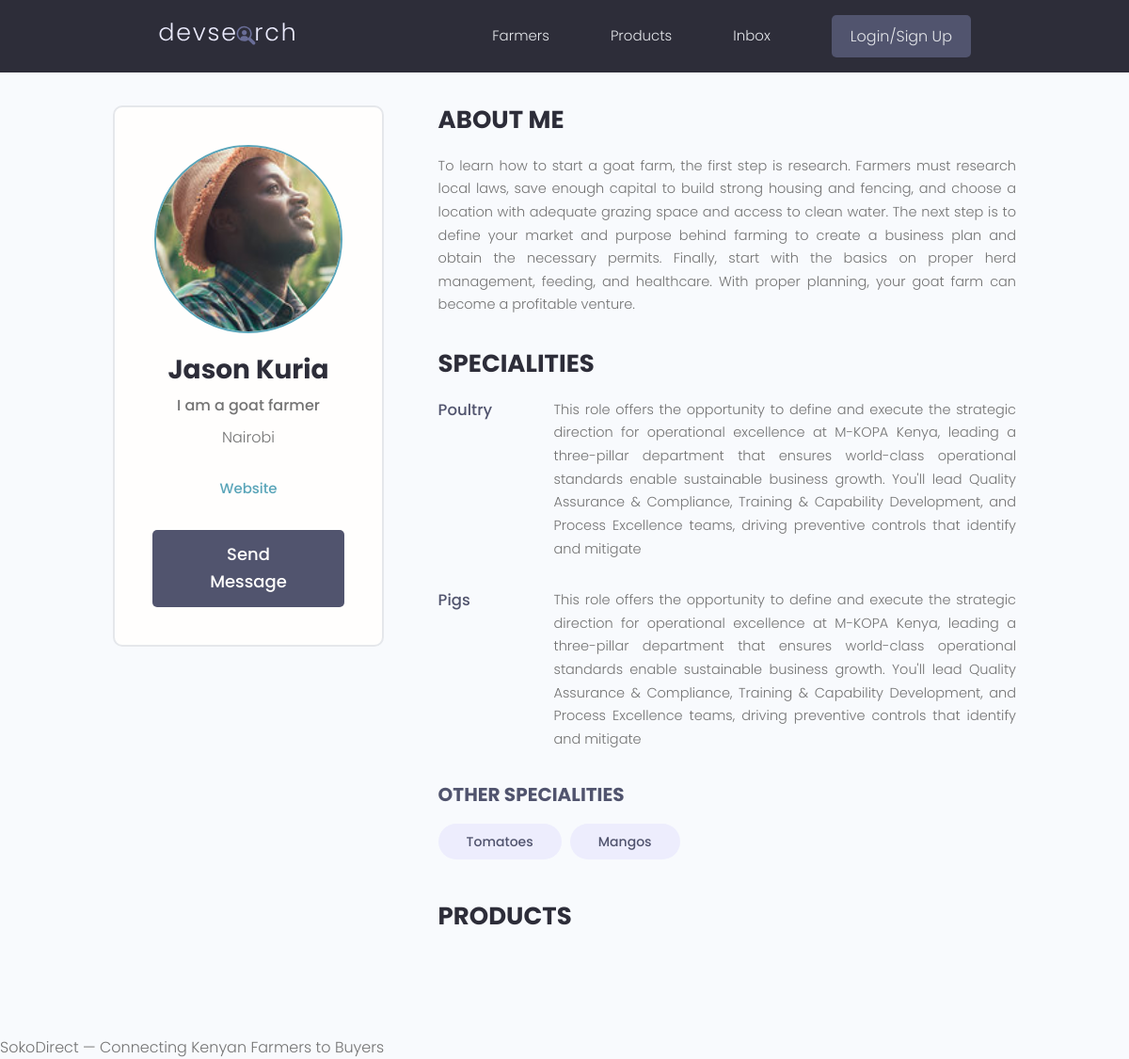
The app's page /profile/9a0ec94b-fad6-4f8f-9d78-e1e262b929e2/ with its own data.
### users/models.py (models this page shows, shortened)
class Profile(models.Model):
    user = models.OneToOneField(
        User,
        on_delete=models.CASCADE,
        null=True, blank=True
    )
    name = models.CharField(max_length=200, null=True, blank=True)
    email = models.EmailField(max_length=500, null=True, blank=True)
    username = models.CharField(max_length=200, null=True, blank=True)
    short_intro = models.CharField(max_length=200, blank=True, null=True)
    bio = models.TextField(null=True, blank=True)
    profile_image = models.ImageField(
        null=True, blank=True,
        upload_to='profiles/',
        default='profiles/user-default.png'
    )
    county = models.ForeignKey(
        'products.County',    # referencing County from products app
        on_delete=models.SET_NULL,
        null=True, blank=True
    )
    specialities = models.ManyToManyField('Speciality', blank=True)
    phone = models.CharField(max_length=20, null=True, blank=True)
    whatsapp_link = models.CharField(max_length=500, null=True, blank=True)
    website = models.CharField(max_length=500, null=True, blank=True)
    social_twitter = models.CharField(max_length=200, null=True, blank=True)
    youtube = models.CharField(max_length=200, null=True, blank=True)
    created = models.DateTimeField(auto_now_add=True)
    id = models.UUIDField(
        default=uuid.uuid4, unique=True,
        primary_key=True, editable=False
    )

class Speciality(models.Model):
    owner = models.ForeignKey(
        Profile,
        on_delete=models.CASCADE,
        null=True, blank=True
    )
    name = models.CharField(max_length=200, blank=True, null=True)
    description = models.TextField(null=True, blank=True)
    created = models.DateTimeField(auto_now_add=True)
    id = models.UUIDField(
        default=uuid.uuid4, unique=True,
        primary_key=True, editable=False
    )
    def __str__(self):
        return self.name

### products/models.py (models this page shows)
class County(models.Model):
    name = models.CharField(max_length=200)  # e.g. Nairobi, Mombasa, Nakuru
    created = models.DateTimeField(auto_now_add=True)
    id = models.UUIDField(default=uuid.uuid4, unique=True,
                          primary_key=True, editable=False)
    def __str__(self):
        return self.name
    class Meta:
        verbose_name_plural = 'Counties'

### users/views.py (the view)
# urls.py: path('profile/<str:pk>/', views.user_Profile, name='user_profile'),
def user_Profile(request, pk):
    profile = Profile.objects.get(id=pk)
    topSpeciality = profile.speciality_set.exclude(description__exact="")
    otherSpeciality = profile.speciality_set.filter(description="")
    context = {'profile': profile, 'topSpeciality': topSpeciality,
               'otherSpeciality': otherSpeciality}
    return render(request, 'users/user-profile.html', context)

### users/templates/users/user-profile.html (shortened to what this page needs)
{% extends 'main.html' %}
{% block content %}
  <main class="profile my-md">
    <div class="container">
      <div class="layout">
        <div class="column column--1of3">
          <div class="card text-center">
            <div class="card__body dev">
              <img class="avatar avatar--xl" src="{{ profile.profile_image.url }}" />
              <h2 class="dev__name">{{profile.name}}</h2>
              <p class="dev__title">{{profile.short_intro}}</p>
              <p class="dev__location">{{profile.county}}</p>
              <ul class="dev__social">
                {% if profile.website %}
                    <li><a href="{{ profile.website }}">Website</a></li>
                {% endif %}
              </ul>
              <a href="#" class="btn btn--sub btn--lg">Send Message </a>
            </div>
          </div>
        </div>
        <div class="column column--2of3">
          <div class="devInfo">
            <h3 class="devInfo__title">About Me</h3>
            <p class="devInfo__about">{{profile.bio}}</p>
          </div>
          <div class="devInfo">
            <h3 class="devInfo__title">Specialities</h3>
            <div class="devInfo__skills">
              {% for speciality in topSpeciality %}
              <div class="devSkill">
                <h4 class="devSkill__title">{{speciality.name}}</h4>
                <p class="devSkill__info">{{speciality.description}}
                </p>
              </div>
              {% endfor %}
              <h3 class="devInfo__subtitle">Other Specialities</h3>
              <div class="devInfo__otherSkills">
                {% for speciality in otherSpeciality %}
                <span class="tag tag--pill tag--sub tag--lg">
                  <small>{{speciality}}</small>
                </span>
                {% endfor %}
              </div>
            </div>
          </div>
          <div class="devInfo">
            <h3 class="devInfo__title">Products</h3>
          </div>
        </div>
      </div>
    </div>
  </main>
{% endblock content %}

### static/styles/app.css (style rules this page uses)
:root { --color-sub: #2d2d39; }
.btn--sub { background-color: var(--color-sub-light); }
.card { border: 2px solid var(--color-light); }
img { width: 100%; }
.profile .card > .dev { padding: 4rem; }
.dev__name { color: var(--color-sub); font-size: 2.8rem; font-weight: 700; margin-top: 1rem; margin-bottom: 0.5rem; }
.dev__title { font-size: 1.6rem; font-weight: 500; line-height: 1.3; }
.dev__location { margin-top: 1rem; }
.dev__social { margin: 3rem 0; list-style: none; display: flex; justify-content: center; gap: 1.5rem; }
.devInfo { margin-bottom: 3rem; }
.devInfo__title, .devInfo__subtitle { font-size: 2.6rem; color: var(--color-sub); text-transform: uppercase; font-weight: 700; margin-bottom: 1.5rem; }
.devInfo__subtitle { font-size: 2rem; color: var(--color-sub-light); }
.devInfo__about, .devSkill__info { font-size: 1.45rem; line-height: 1.7; text-align: justify; }
.devSkill { margin-bottom: 3rem; }
.devSkill__title { font-size: 1.65rem; font-weight: 500; color: var(--color-sub-light); }
@media screen and (min-width: 700px) { .devSkill { display: flex; justify-content: space-between; gap: 3rem; } }
@media screen and (min-width: 700px) { .devSkill__info { flex-basis: 80%; } }

### static/uikit/styles/modules/_variables.css (style rules this page uses)
:root { --color-main: #5aa5b9; --color-main-light: #e6faff; --color-sub: #3f4156; --color-sub-light: #51546e; --color-sub-lighter: #ededfd; --color-text: #737373; --color-gray: #8b8b8b; --color-light: #e5e7eb; --color-light-gray: #767676; --color-bg: #f8fafd; --color-white: #fffefd; --color-white-light: #f3f3f3; --color-success: #359e64; --color-success-bg: #def8e8; --color-error: #fc4b0b; --color-error-bg: #fff2ee; --font-base: 'Poppins', arial, helvetica, 'Segoe UI', roboto, ubuntu, sans-serif; --font-monospace: 'Fira Code', 'Courier New', courier, monospace; --font-regular: 300; --font-medium: 500; --font-bold: 700; --generic-shadow: 1px 1px 5px #00000010; --generic-transition: all 0.3s ease-in-out; }

### static/uikit/styles/modules/_base.css (style rules this page uses)
* { margin: 0; padding: 0; box-sizing: border-box; text-rendering: optimizeLegibility; color: inherit; font-size: inherit; }
html { font-size: 50%; }
@media only screen and (min-width: 480px) { html { font-size: 56.25%; } }
@media only screen and (min-width: 1200px) { html { font-size: 62.5%; } }
body { line-height: 1.6; font-weight: 400; font-size: 1.5rem; color: var(--color-text); background-color: var(--color-bg); min-height: 100vh; }

### static/uikit/styles/modules/_typography.css (style rules this page uses)
* { font-family: var(--font-base); }
h2 { font-size: 3.6rem; font-weight: var(--font-bold); }
h3 { font-size: 3.2rem; font-weight: var(--font-medium); }
h4 { font-size: 2.8rem; font-weight: var(--font-medium); }
p, span, strong { font-size: 1.6rem; color: var(--color-text); font-weight: var(--font-regular); }
a { padding-bottom: 2px; text-decoration: none; display: inline-block; color: var(--color-main); font-weight: var(--font-medium); }

### static/uikit/styles/modules/_utilities.css (style rules this page uses)
.container { width: 92%; max-width: 165rem; margin: 0 auto; box-sizing: border-box; }
@media screen and (min-width: 1000px) { .container { width: 90%; } }
@media screen and (min-width: 1200px) { .container { width: 80%; } }
.text-center { text-align: center; }
.my-md { margin: 3rem auto; }

### static/uikit/styles/modules/_avatar.css (style rules this page uses)
.avatar { border-radius: 50%; border: 2px solid var(--color-main); object-fit: cover; }
.avatar--xl { height: 20rem; width: 20rem; }

### static/uikit/styles/modules/_button.css (style rules this page uses)
.btn { display: inline-block; position: relative; cursor: pointer; background-color: var(--color-light); font-weight: var(--font-medium); color: var(--color-sub); text-decoration: none; padding: 1rem 2rem; border-radius: 0.5rem; border: none; width: -webkit-fit-content; width: -moz-fit-content; width: fit-content; height: -webkit-fit-content; height: -moz-fit-content; height: fit-content; font-size: 1.6rem; outline-width: 0; outline-color: transparent; -webkit-backface-visibility: hidden; backface-visibility: hidden; transition: all 0.3s ease-in-out; }
.btn--sub { background-color: var(--color-sub); color: var(--color-white); }
.btn--lg { font-size: 1.8rem; padding: 1.2rem 4.5rem; }

### static/uikit/styles/modules/_card.css (style rules this page uses)
.card { border-radius: 1rem; background-color: var(--color-white); border: 1.5px solid var(--color-light); width: auto; height: auto; margin-top: 0.5rem; margin-bottom: 0.5rem; overflow: hidden; }
.card__body, .card__header { padding: 2rem 2.5rem; }

### static/uikit/styles/modules/_layout.css (style rules this page uses)
.layout { display: flex; flex-flow: row wrap; justify-content: space-between; }
.layout > .column { margin-bottom: 3rem; }
.layout > .column.column--1of3 { flex-basis: 30%; }
.layout > .column.column--2of3 { flex-basis: 64%; }

### records on screen
Profile: profile_image (picture), name "Jason Kuria", short_intro "I am a goat farmer", county "Nairobi", bio "To learn how to start a goat farm, the first step is research. Farmers must research local laws, save enough capital to build strong housing and fencing, and choose a location with adequate grazing space and access to clean water. The next step is to define your market and purpose behind farming to create a business plan and obtain the necessary permits. Finally, start with the basics on proper herd management, feeding, and healthcare. With proper planning, your goat farm can become a profitable venture."
Speciality: name "Poultry", description "This role offers the opportunity to define and execute the strategic direction for operational excellence at M-KOPA Kenya, leading a three-pillar department that ensures world-class operational standards enable sustainable business growth. You'll lead Quality Assurance & Compliance, Training & Capability Development, and Process Excellence teams, driving preventive controls that identify and mitigate"
Speciality: name "Pigs", description "This role offers the opportunity to define and execute the strategic direction for operational excellence at M-KOPA Kenya, leading a three-pillar department that ensures world-class operational standards enable sustainable business growth. You'll lead Quality Assurance & Compliance, Training & Capability Development, and Process Excellence teams, driving preventive controls that identify and mitigate"
Speciality: name "Tomatoes"
Speciality: name "Mangos"
